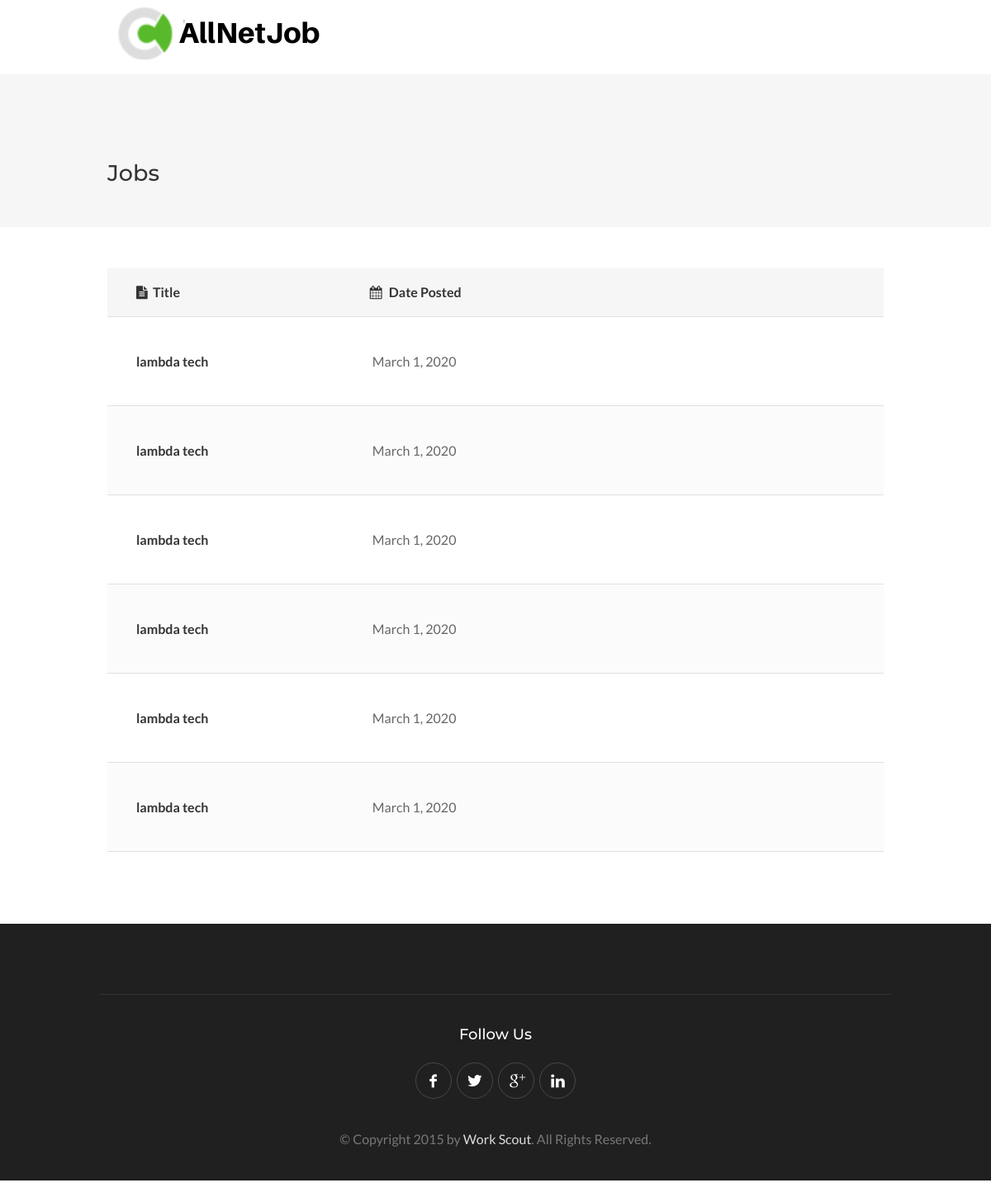
Screenshot of /post/my/ (signed in) with the database file from the repository.
### job/models.py (models this page shows, shortened)
class job(models.Model):
    job_title = models.CharField(max_length=30)
    location = models.CharField(max_length=100)
    discription = models.TextField()
    company_name = models.CharField(max_length=30)
    company_logo = models.ImageField(default='default.jpg',upload_to='company_logo')
    website_url = models.URLField()
    post_date = models.DateField(default=timezone.now)
    job_poster = models.ForeignKey(Customer,on_delete=models.CASCADE)
    applications = models.ManyToManyField(Resume)

### job/views.py (the view)
# urls.py: path('post/my/', job_views.MyJobs, name='user-myjob'),
@login_required
def MyJobs(request):
    if request.user.customer.Type == 'EM':
        context= {
            'jobs' : job.objects.filter(job_poster=request.user.customer),
        }
        return render(request,'job/myjobs.html',context)

### job/templates/job/myjobs.html (shortened to what this page needs)
{% extends "job/base.html" %}
{% load static %}
{% block content %}
<div id="titlebar" class="single">
	<div class="container">
		<div class="sixteen columns">
			<h2>Jobs</h2>
		</div>
	</div>
</div>
<div class="container">
	<div class="sixteen columns">
		<table class="manage-table responsive-table">
			<tr>
				<th><i class="fa fa-file-text"></i> Title</th>
				<th><i class="fa fa-calendar"></i> Date Posted</th>
			</tr>
			{% for job in jobs %}
			<tr>
				<td class="title"><a href="{% url 'post-detail' job.id %}">{{ job.job_title }}</a></td>
				<td>{{ job.post_date }}</td>
			</tr>
           {% endfor %}
		</table>
		<br>
	</div>
</div>
<div id="footer">
	<div class="container">
		<div class="footer-bottom">
			<div class="sixteen columns">
				<h4>Follow Us</h4>
				<ul class="social-icons">
					<li><a class="facebook" href="#"></a></li>
					<li><a class="twitter" href="#"></a></li>
					<li><a class="gplus" href="#"></a></li>
					<li><a class="linkedin" href="#"></a></li>
				</ul>
				<div class="copyrights">©  Copyright 2015 by <a href="#">Work Scout</a>. All Rights Reserved.</div>
			</div>
		</div>
	</div>
</div>
</div>
{% endblock %}

### job/static/job/css/colors/green.css (style rules this page uses)
a, table td.title a:hover, table.manage-table td.action a:hover, #breadcrumbs ul li a:hover, #titlebar span.icons a:hover, .counter-box i, .counter, #popular-categories li a i, .list-1 li:before, .dropcap, .resume-titlebar span a:hover i, .resumes-list-content h4, .job-overview ul li i, .company-info span a:hover, .infobox a:hover, .meta-tags span a:hover, .widget-text h5 a:hover, .app-content .info span , .app-content .info ul li a:hover { color: #58ba2b; }
.resumes-list li a:before, .job-list li a:before, table.manage-table tr:before { -webkit-box-shadow: 0px 1px 0px 0px #85d361; -moz-box-shadow: 0px 1px 0px 0px #85d361; box-shadow: 0px 1px 0px 0px #85d361; }

### job/static/job/css/base.css (style rules this page uses)
html, body, div, span, applet, object, iframe, h1, h2, h3, h4, h5, h6, p, blockquote, pre, a, abbr, acronym, address, big, cite, code, del, dfn, em, img, ins, kbd, q, s, samp, small, strike, strong, sub, sup, tt, var, b, u, i, center, dl, dt, dd, ol, ul, li, fieldset, form, label, legend, table, caption, tbody, tfoot, thead, tr, th, td, article, aside, canvas, details, embed, figure, figcaption, footer, header, hgroup, menu, nav, output, ruby, section, summary, time, mark, audio, video { margin: 0; padding: 0; border: 0; font-size: 100%; font: inherit; vertical-align: baseline; }
body { line-height: 1; }
ol, ul { list-style: none; }
table { border-collapse: collapse; border-spacing: 0; }
body { background-color: #fff; font-size: 16px; line-height: 27px; color: #666; -webkit-font-smoothing: antialiased; -webkit-text-size-adjust: 100%; overflow-x: hidden; }
body, input[type="text"], input[type="password"], input[type="email"], input[type="number"], textarea, .widget-text h5, h3.centered-headline span, select { font-family: "Lato", "HelveticaNeue", "Helvetica Neue", Helvetica, Arial, sans-serif; }
h1, h2, h3, h4, h5, h6, .button, input[type="button"], input[type="submit"], button, #navigation, .infobox a, .pagination-container, .upload-btn, .skills span, .app-content .info span, .tabs-nav li a, .reply, .ui-accordion .ui-accordion-header, .trigger a, .caption.title, .caption .slider-button, .counter, .counter-box i, a.menu-trigger, #style-switcher h2, .resume-table strong { font-family: "Montserrat", "HelveticaNeue", "Helvetica Neue", Helvetica, Arial, sans-serif; }
h1, h2, h3, h4, h5, h6 { color: #333; font-weight: 500; }
h2 { font-size: 24px; line-height: 48px; }
h4 { font-size: 18px; line-height: 36px; }
a { color: #505050; text-decoration: none; outline: 0; -webkit-transition: color 0.2s ease-in-out; -moz-transition: color 0.2s ease-in-out; -o-transition: color 0.2s ease-in-out; -transition: color 0.2s ease-in-out; }
ul, ol { margin: 0; }
ul { list-style: none outside; }
li { line-height: 18px; }

### job/static/job/css/responsive.css (style rules this page uses)
.container .column, .container .columns { float: left; display: inline; margin-left: 10px; margin-right: 10px; }
.container .sixteen.columns { width: 1180px; }
@media only screen and (min-width: 960px) and (max-width: 1289px) { .container { position: relative; width: 960px; margin: 0 auto; padding: 0; } }
@media only screen and (min-width: 960px) and (max-width: 1289px) { .container .column, .container .columns { float: left; display: inline; margin-left: 10px; margin-right: 10px; } }
@media only screen and (min-width: 960px) and (max-width: 1289px) { .container .sixteen.columns { width: 940px; } }
.container:after { content: "\0020"; display: block; height: 0; clear: both; visibility: hidden; }

### rows the page displays
job: job_title "lambda tech", post_date "March 1, 2020"
job: job_title "lambda tech", post_date "March 1, 2020"
job: job_title "lambda tech", post_date "March 1, 2020"
job: job_title "lambda tech", post_date "March 1, 2020"
job: job_title "lambda tech", post_date "March 1, 2020"
job: job_title "lambda tech", post_date "March 1, 2020"
